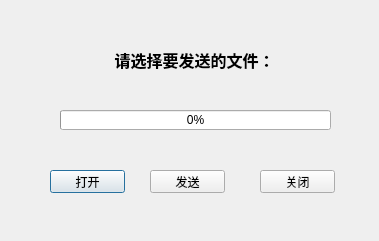
<?xml version="1.0" encoding="UTF-8"?>
<ui version="4.0">
 <class>tcpsend</class>
 <widget class="QDialog" name="tcpsend">
  <property name="geometry">
   <rect>
    <x>0</x>
    <y>0</y>
    <width>379</width>
    <height>241</height>
   </rect>
  </property>
  <property name="windowTitle">
   <string>Dialog</string>
  </property>
  <widget class="QLabel" name="serverStatuslabel">
   <property name="geometry">
    <rect>
     <x>39</x>
     <y>29</y>
     <width>311</width>
     <height>61</height>
    </rect>
   </property>
   <property name="font">
    <font>
     <family>Agency FB</family>
     <pointsize>12</pointsize>
     <weight>75</weight>
     <bold>true</bold>
    </font>
   </property>
   <property name="text">
    <string>请选择要发送的文件：</string>
   </property>
   <property name="alignment">
    <set>Qt::AlignCenter</set>
   </property>
  </widget>
  <widget class="QProgressBar" name="progressBar">
   <property name="geometry">
    <rect>
     <x>60</x>
     <y>110</y>
     <width>271</width>
     <height>20</height>
    </rect>
   </property>
   <property name="value">
    <number>0</number>
   </property>
   <property name="alignment">
    <set>Qt::AlignCenter</set>
   </property>
  </widget>
  <widget class="QPushButton" name="serverOpenBtn">
   <property name="geometry">
    <rect>
     <x>50</x>
     <y>170</y>
     <width>75</width>
     <height>23</height>
    </rect>
   </property>
   <property name="text">
    <string>打开</string>
   </property>
  </widget>
  <widget class="QPushButton" name="serverSendBtn">
   <property name="geometry">
    <rect>
     <x>150</x>
     <y>170</y>
     <width>75</width>
     <height>23</height>
    </rect>
   </property>
   <property name="text">
    <string>发送</string>
   </property>
  </widget>
  <widget class="QPushButton" name="serverCloseBtn">
   <property name="geometry">
    <rect>
     <x>260</x>
     <y>170</y>
     <width>75</width>
     <height>23</height>
    </rect>
   </property>
   <property name="text">
    <string>关闭</string>
   </property>
  </widget>
 </widget>
 <resources/>
 <connections/>
</ui>
